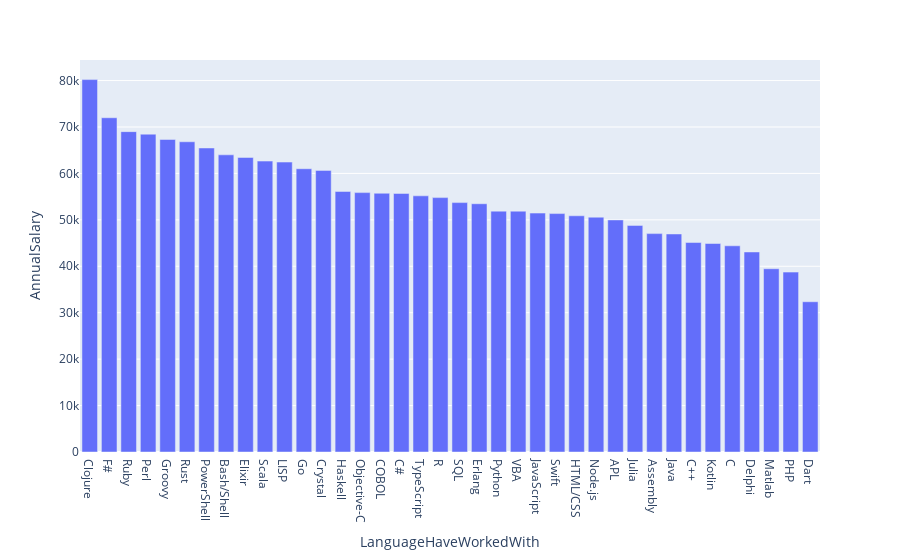

Notebook cell for this chart:
### Markdown cell above
### Programming Languages  used with  highest average paying jobs

### Code cell
df1=df.copy()
df1['LanguageHaveWorkedWith'] = df1['LanguageHaveWorkedWith'].astype(str).apply(lambda x:x.split(';'))
df1 = df1.explode('LanguageHaveWorkedWith')
df1 = df1[['LanguageHaveWorkedWith','AnnualSalary']].groupby('LanguageHaveWorkedWith').mean()['AnnualSalary'].sort_values(ascending = False).reset_index()#.plot(
#kind = 'bar' , x = 'LanguageHaveWorkedWith' , y = 'AnnualSalary' , figsize= (12,8))

fig = px.bar(df1, x='LanguageHaveWorkedWith',y='AnnualSalary')
fig.show()

### Figure 1 — Plotly figure (JSON) as saved in the notebook; plotly's stock layout.template omitted (floating-point values rounded to 4 significant figures)
{"data": [{"alignmentgroup": "True", "hovertemplate": "LanguageHaveWorkedWith=%{x}<br>AnnualSalary=%{y}<extra></extra>", "legendgroup": "", "marker": {"color": "#636efa", "pattern": {"shape": ""}}, "name": "", "offsetgroup": "", "orientation": "v", "showlegend": false, "textposition": "auto", "type": "bar", "x": ["Clojure", "F#", "Ruby", "Perl", "Groovy", "Rust", "PowerShell", "Bash/Shell", "Elixir", "Scala", "LISP", "Go", "Crystal", "Haskell", "Objective-C", "COBOL", "C#", "TypeScript", "R", "SQL", "Erlang", "Python", "VBA", "JavaScript", "Swift", "HTML/CSS", "Node.js", "APL", "Julia", "Assembly", "Java", "C++", "Kotlin", "C", "Delphi", "Matlab", "PHP", "Dart"], "xaxis": "x", "y": [80210.0, 71990.0, 69000.0, 68450.0, 67310.0, 66810.0, 65480.0, 64000.0, 63440.0, 62660.0, 62440.0, 61010.0, 60650.0, 56110.0, 55870.0, 55730.0, 55680.0, 55170.0, 54790.0, 53710.0, 53470.0, 51880.0, 51870.0, 51460.0, 51350.0, 50870.0, 50570.0, 49980.0, 48800.0, 47040.0, 46960.0, 45120.0, 44900.0, 44410.0, 43080.0, 39460.0, 38740.0, 32360.0], "yaxis": "y"}], "layout": {"barmode": "relative", "legend": {"tracegroupgap": 0}, "margin": {"t": 60}, "xaxis": {"anchor": "y", "domain": [0, 1], "title": {"text": "LanguageHaveWorkedWith"}}, "yaxis": {"anchor": "x", "domain": [0, 1], "title": {"text": "AnnualSalary"}}}}
